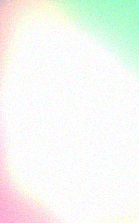
#> input picture sample_data/fruits_veggies/apple/apple_000.bmp, 139 x 223 px
$ python -i hashing.py   (imports and definitions only)
#> lines starting #> are read from the running program, lines starting #| are printed output that depends on the picture
"""Duplicate detection: exact byte hashing + perceptual (dHash) near-duplicates."""
from __future__ import annotations

import numpy as np
from PIL import Image

from .utils import sha256_file

#: Default Hamming distance below which two dHashes are considered near-duplicates.
DEFAULT_DUP_THRESHOLD = 6


def _dhash_from_image(im, size=(9, 8)):
    gray = im.convert("L").resize(size, Image.Resampling.BILINEAR)
    arr = np.asarray(gray, dtype=np.int16)
    diff = (arr[:, 1:] > arr[:, :-1]).ravel()
    value = 0
    for bit in diff:
        value = (value << 1) | int(bit)
    return value


# [14 lines left out: function compute_dhash, not called in this run]


def compute_multirotation_dhash(path, size=(9, 8)):
    """Compute difference hashes across 4 orthogonal rotations (0, 90, 180, 270) and horizontal flip."""
#> called with size = (9, 8)
    try:
        with Image.open(path) as im:
#> im is the input picture: PIL image 139x223 RGB; mean R, G, B 245.6, 248.1, 243.3
            im_0 = im.convert("L")
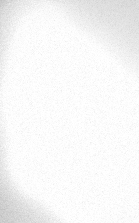
#> im_0: PIL image 139x223 L; min 191, max 255, mean 246.8
            im_90 = im_0.transpose(Image.Transpose.ROTATE_90)
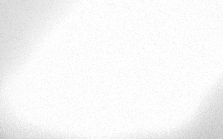
#> im_90: PIL image 223x139 L; min 191, max 255, mean 246.8
            im_180 = im_0.transpose(Image.Transpose.ROTATE_180)
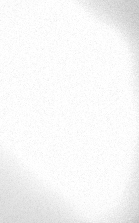
#> im_180: PIL image 139x223 L; min 191, max 255, mean 246.8
            im_270 = im_0.transpose(Image.Transpose.ROTATE_270)
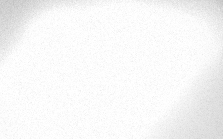
#> im_270: PIL image 223x139 L; min 191, max 255, mean 246.8
            im_flip = im_0.transpose(Image.Transpose.FLIP_LEFT_RIGHT)
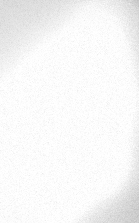
#> im_flip: PIL image 139x223 L; min 191, max 255, mean 246.8
            return (
                _dhash_from_image(im_0, size),
                _dhash_from_image(im_90, size),
                _dhash_from_image(im_180, size),
                _dhash_from_image(im_270, size),
                _dhash_from_image(im_flip, size),
            )
#> the loop in _dhash_from_image, `for bit in diff:` made 64 passes
#> (bit, value) on passes 3 to 14: (False, 6), (False, 12), (False, 24), (False, 48), (False, 96), (False, 192), (True, 385), (True, 771), (False, 1542), (False, 3084), (False, 6168), (False, 12336)
#> value on passes 1 to 2: 1, 3
#> after the loop in _dhash_from_image, `for bit in diff:`: value = 13889242540210708720
#> the loop in _dhash_from_image (call 2), `for bit in diff:` made 64 passes
#> (bit, value) on passes 3 to 14: (True, 7), (True, 15), (False, 30), (False, 60), (False, 120), (False, 240), (True, 481), (True, 963), (True, 1927), (False, 3854), (False, 7708), (False, 15416)
    except Exception:
        return None


# [16 lines left out: function find_exact_duplicates, not called in this run]


class _DisjointSet:
    """Union-find for grouping near-duplicates in near-linear time."""

    def __init__(self, n):
        self.parent = list(range(n))
        self.rank = [0] * n

    # [174 lines left out: functions find, union, _deterministic_sample, find_near_duplicates, find_split_leakage, not called in this run]

>>> result = compute_multirotation_dhash('../sample_data/fruits_veggies/apple/apple_000.bmp')
#> result = (13889242540210708720, 17357084896908067056, 4611686018440034552, 17348077420619497600, 17940300221862903872)

$ run again, on sample_data/fruits_veggies/apple/apple_001.bmp
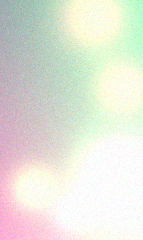
#> input picture sample_data/fruits_veggies/apple/apple_001.bmp, 143 x 240 px
#> in compute_multirotation_dhash, im is the input picture: PIL image 143x240 RGB; mean R, G, B 227.2, 229, 217.7
#> in compute_multirotation_dhash, `im_270 = im_0.transpose(Image.Transpose.ROTATE_270)`:
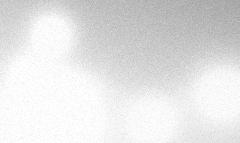
#> im_270: PIL image 240x143 L; min 160, max 255, mean 227.2
#> in compute_multirotation_dhash, `im_flip = im_0.transpose(Image.Transpose.FLIP_LEFT_RIGHT)`:
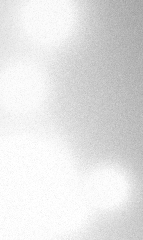
#> im_flip: PIL image 143x240 L; min 160, max 255, mean 227.2
#> the loop in _dhash_from_image, `for bit in diff:` made 64 passes
#> (bit, value) on passes 3 to 10: (True, 7), (True, 15), (True, 31), (True, 63), (False, 126), (False, 252), (True, 505), (True, 1011)
#> after the loop in _dhash_from_image, `for bit in diff:`: value = 18229725762842065148
#> the loop in _dhash_from_image (call 2), `for bit in diff:` made 64 passes
#> (bit, value) on passes 3 to 10: (True, 7), (False, 14), (True, 29), (True, 59), (False, 118), (False, 236), (False, 472), (True, 945)
#> result = (18229725762842065148, 17036039998303829758, 2155921600, 9259542136276322568, 13889242538054778880)

$ run again, on sample_data/fruits_veggies/apple/apple_021.bmp
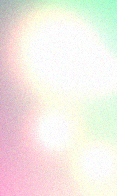
#> input picture sample_data/fruits_veggies/apple/apple_021.bmp, 117 x 196 px
#> in compute_multirotation_dhash, im is the input picture: PIL image 117x196 RGB; mean R, G, B 242.2, 235, 228.8
#> in compute_multirotation_dhash, `im_270 = im_0.transpose(Image.Transpose.ROTATE_270)`:
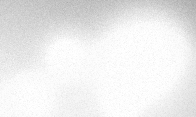
#> im_270: PIL image 196x117 L; min 168, max 255, mean 236.5
#> in compute_multirotation_dhash, `im_flip = im_0.transpose(Image.Transpose.FLIP_LEFT_RIGHT)`:
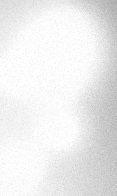
#> im_flip: PIL image 117x196 L; min 168, max 255, mean 236.5
#> the loop in _dhash_from_image, `for bit in diff:` made 64 passes
#> (bit, value) on passes 3 to 10: (True, 7), (True, 15), (False, 30), (False, 60), (False, 120), (False, 240), (True, 481), (True, 963)
#> after the loop in _dhash_from_image, `for bit in diff:`: value = 17357120289324989694
#> the loop in _dhash_from_image (call 2), `for bit in diff:` made 64 passes
#> (bit, value) on passes 3 to 10: (True, 7), (False, 14), (False, 28), (True, 57), (True, 115), (False, 230), (True, 461), (True, 923)
#> result = (17357120289324989694, 16629196964898062791, 9223636952593522928, 2052793607439030424, 17357014255172321408)

$ run again, on sample_data/fruits_veggies/apple/apple_002.jpg
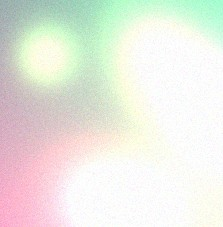
#> input picture sample_data/fruits_veggies/apple/apple_002.jpg, 223 x 227 px
#> in compute_multirotation_dhash, im is the input picture: PIL image 223x227 RGB; mean R, G, B 233.5, 234.3, 225.4
#> in compute_multirotation_dhash, `im_90 = im_0.transpose(Image.Transpose.ROTATE_90)`:
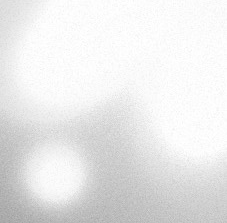
#> im_90: PIL image 227x223 L; min 158, max 255, mean 233.1
#> in compute_multirotation_dhash, `im_flip = im_0.transpose(Image.Transpose.FLIP_LEFT_RIGHT)`:
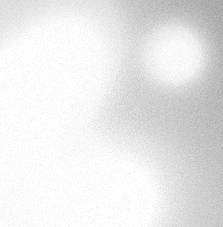
#> im_flip: PIL image 223x227 L; min 158, max 255, mean 233.1
#> the loop in _dhash_from_image, `for bit in diff:` made 64 passes
#> (bit, value) on passes 3 to 10: (True, 7), (True, 15), (True, 31), (True, 63), (False, 126), (False, 252), (True, 505), (False, 1010)
#> after the loop in _dhash_from_image, `for bit in diff:`: value = 18202666773092692208
#> the loop in _dhash_from_image (call 2), `for bit in diff:` made 64 passes
#> (bit, value) on passes 3 to 10: (False, 6), (False, 12), (False, 24), (False, 48), (False, 96), (False, 192), (True, 385), (True, 771)
#> result = (18202666773092692208, 13889319842345832143, 4629700416937182400, 868082074056917056, 13890231548763979840)
